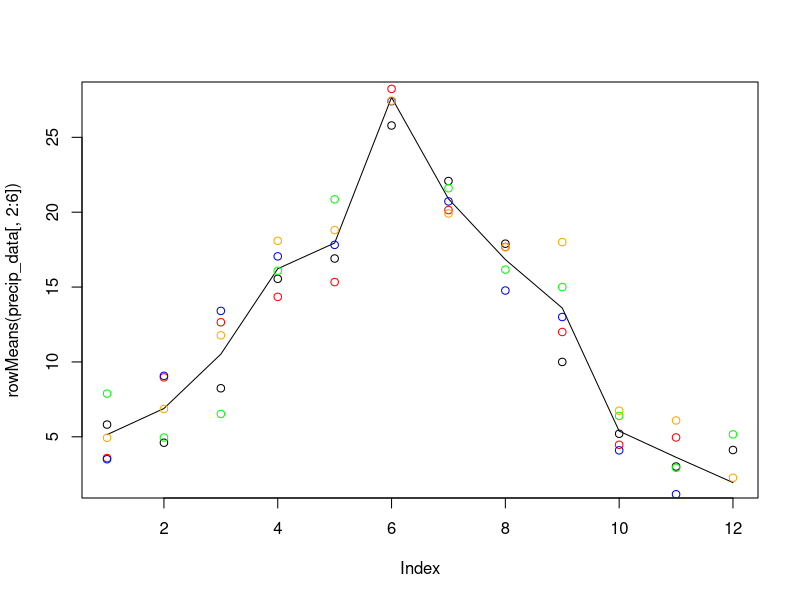
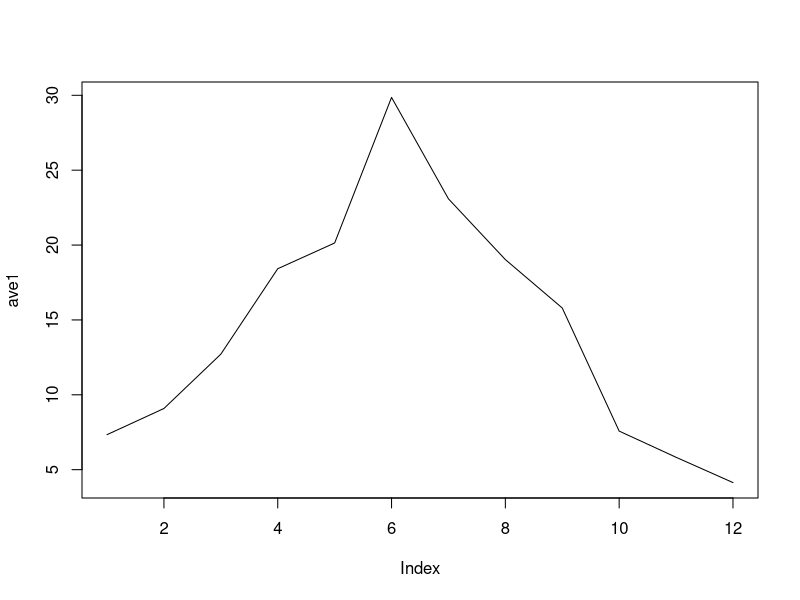
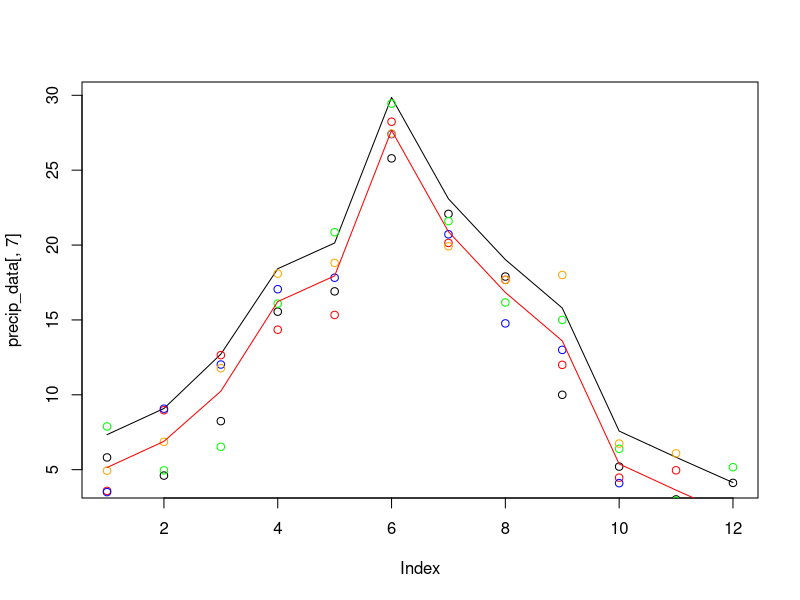

Write the R code that produced these figures, in order. (Note: this script raises an error after producing the figures.)
# Task 3 - demo
# in-class demonstrations

# 1.Formats

now <- Sys.time() # current date and time
class(now)

now2 <- as.Date(now) # convert to Date class
as.POSIXlt(now2) # back to POSIXlt

today <- Sys.Date()
format(today, "%d %b %Y")  # with month as a word

# 2. Indexing
df <- data.frame(col1 = -9:10, col2 = 11:30, col3 = 91:110)



#####
# CS01
# data generation

# geology
# 3 random numbers that equal 1
# added rounding error
jobFun <- function(n) {
  m <- round(matrix(runif(3*n,0,1), ncol=3), 4)
  m<- round(sweep(m, 1, rowSums(m), FUN="/"), 4)
  m*100
}
volc = jobFun(25)
rowSums(volc)
volc[,1]

# geography
# generate random data about the mean
rnorm2 <- function(n,mean,sd) { mean+sd*scale(rnorm(n)) }
r <- rnorm2(100,4,1)
mean(r)  ## 4
sd(r)    ## 1
# better
# Generate average monthly precipitation 
monthly_avg <- c(5, 7, 10, 15, 20, 25, 20, 15, 10, 5, 3, 2) 

# Initialize empty data frame with 12 rows
precip_data <- data.frame(month = character(12), 
                          year1 = numeric(12),
                          year2 = numeric(12), 
                          year3 = numeric(12),
                          year4 = numeric(12),
                          year5 = numeric(12))

# Populate data frame  
for(i in 1:12){
  precip_data$month[i] <- month.abb[i]
  precip_data$year1[i] <- monthly_avg[i] + rnorm(1,0,2)
  precip_data$year2[i] <- monthly_avg[i] + rnorm(1,0,2)
  precip_data$year3[i] <- monthly_avg[i] + rnorm(1,0,2)
  precip_data$year4[i] <- monthly_avg[i] + rnorm(1,0,2)
  precip_data$year5[i] <- monthly_avg[i] + rnorm(1,0,2)
}

# Make September increase each year
precip_data$year1[9] <- monthly_avg[9]
precip_data$year2[9] <- monthly_avg[9] + 2  
precip_data$year3[9] <- monthly_avg[9] + 3
precip_data$year4[9] <- monthly_avg[9] + 5
precip_data$year5[9] <- monthly_avg[9] + 8

# Print data
precip_data_o = precip_data
precip_data

plot(rowMeans(precip_data[,2:6]),type="l")
points(precip_data[,2]);points(precip_data[,3],col='red');points(precip_data[,4],col='blue');points(precip_data[,5],col='green');points(precip_data[,6],col='orange')


ave1=rowMeans(precip_data_o[,2:6]) - rnorm(1,0,2)
plot(ave1, type = 'l')
precip_data$ave30 = ave1

# march and april below the mean
precip_data[3,2:6] = precip_data[3,7] - abs(precip_data[3,2:6] - precip_data[3,7])
precip_data[4,2:6] = precip_data[4,7] - abs(precip_data[4,2:6] - precip_data[4,7])

# final
plot(precip_data[,7], type="l")
points(precip_data[,2]);points(precip_data[,3],col='red');points(precip_data[,4],col='blue');points(precip_data[,5],col='green');points(precip_data[,6],col='orange')
lines(1:12,rowMeans(precip_data[,2:6]),col='red')


##
# environmental Science
# Generate date range (3 sites)
dates <- seq(as.Date('2023-01-01'), as.Date('2023-12-31'), by = 'week')

# Create site IDs
sites <- c('site1', 'site2', 'site3') 

# Initialize data frame
river_data <- data.frame(site_id = character(),
                         date = dates,
                         nitrate = numeric(), 
                         phosphate = numeric())

# Populate with random values  
set.seed(123)
river_data$site_id <- rep(sites, each = 53)
river_data$nitrate <- runif(159, 0, 5)  
river_data$phosphate <- runif(159, 0, 2)

# Make changes for site1
idx <- river_data$date >= '2023-04-15' & river_data$date <= '2023-05-15' & river_data$site_id == 'site1' 
river_data$nitrate[idx] <- runif(sum(idx), 5, 10)

idx <- river_data$date >= '2023-10-01' & river_data$date <= '2023-10-15' & river_data$site_id == 'site1'
river_data$nitrate[idx] <- runif(sum(idx), 5, 10) 

idx <- river_data$date >= '2023-04-01' & river_data$date <= '2023-05-07' & river_data$site_id == 'site1'
river_data$phosphate[idx] <- runif(sum(idx), 2, 5)

# Make changes for site3
idx <- river_data$date >= '2023-07-01' & river_data$date <= '2023-08-31' & river_data$site_id == 'site3' 
river_data$nitrate[idx] <- runif(sum(idx), 2, 10)

idx <- river_data$date >= '2023-08-01' & river_data$date <= '2023-09-07' & river_data$site_id == 'site3'
river_data$phosphate[idx] <- runif(sum(idx), 1, 5) 

# Print first few rows
head(river_data)

### <><> 4 sites

# Generate dates
dates <- seq(as.Date('2023-01-01'), as.Date('2023-12-31'), by = 'week')

# Create 4 site IDs  
sites <- c('site1', 'site2', 'site3', 'site4')

# Initialize dataframe with 4 rows first 
river_data <- data.frame(site_id = character(4*length(dates)),
                         date = rep(dates, 4), 
                         nitrate = numeric(4*length(dates)),
                         phosphate = numeric(4*length(dates)))  

# Populate data
set.seed(123)
river_data$site_id <- rep(sites, each = length(dates))
river_data$nitrate <- runif(4*length(dates), 0, 5)    
river_data$phosphate <- runif(4*length(dates), 0, 2)

# Make changes for site1  
idx <- river_data$date >= '2023-04-15' & 
  river_data$date <= '2023-05-15' &
  river_data$site_id == 'site1'
river_data$nitrate[idx] <- runif(sum(idx), 5, 10) 

idx <- river_data$date >= '2023-10-01' &  
  river_data$date <= '2023-10-15' &
  river_data$site_id == 'site1' 
river_data$nitrate[idx] <- runif(sum(idx), 5, 10)

idx <- river_data$date >= '2023-04-01' &
  river_data$date <= '2023-05-07' &
  river_data$site_id == 'site1'
river_data$phosphate[idx] <- runif(sum(idx), 2, 5)

# Make changes for site3
idx <- river_data$date >= '2023-07-01' &  
  river_data$date <= '2023-08-31' &
  river_data$site_id == 'site3'
river_data$nitrate[idx] <- runif(sum(idx), 2, 10)

idx <- river_data$date >= '2023-08-01' &  
  river_data$date <= '2023-09-07' &
  river_data$site_id == 'site3'
river_data$phosphate[idx] <- runif(sum(idx), 1, 5)

# Make changes for site4
river_data$nitrate[river_data$site_id == 'site4'] <- runif(length(dates), 2, 8)
river_data$phosphate[river_data$site_id == 'site4'] <- runif(length(dates), 1, 4) 

# Limit repeats above thresholds
nitrate_weeks <- 0 
phosphate_weeks <- 0
for(i in 1:53) {
  
  if(river_data$nitrate[river_data$site_id == 'site4'][i] > 5) {
    nitrate_weeks <- nitrate_weeks + 1   
  } else {
    nitrate_weeks <- 0
  }
  
  if(nitrate_weeks >= 4) {
    river_data$nitrate[river_data$site_id == 'site4'][i] <-  
      runif(1, 2, 5) 
    nitrate_weeks <- 0
  }
  
  # Similarly check and limit phosphate repeats
  if(river_data$phosphate[river_data$site_id == 'site4'][i] > 2) {
    phosphate_weeks <- phosphate_weeks + 1   
  } else {
    phosphate_weeks <- 0
  }
  
  if(phosphate_weeks >= 3) {
    river_data$nitrate[river_data$site_id == 'site4'][i] <-  
      runif(1, 2, 5) 
    phosphate_weeks <- 0
  }
  
}

# Print first rows
head(river_data)


plot(nitrate~date, data=river_data, col=c("red","blue","green","orange")[as.factor(river_data$site_id)])
abline(h=5)

plot(phosphate~date, data=river_data, col=c("red","blue","green","orange")[as.factor(river_data$site_id)])
abline(h=2)

river_data[,3:4] <- round(river_data[,3:4],4)

# save
write.csv(river_data,"data/cs/cs01_river_data.csv", row.names = FALSE)

